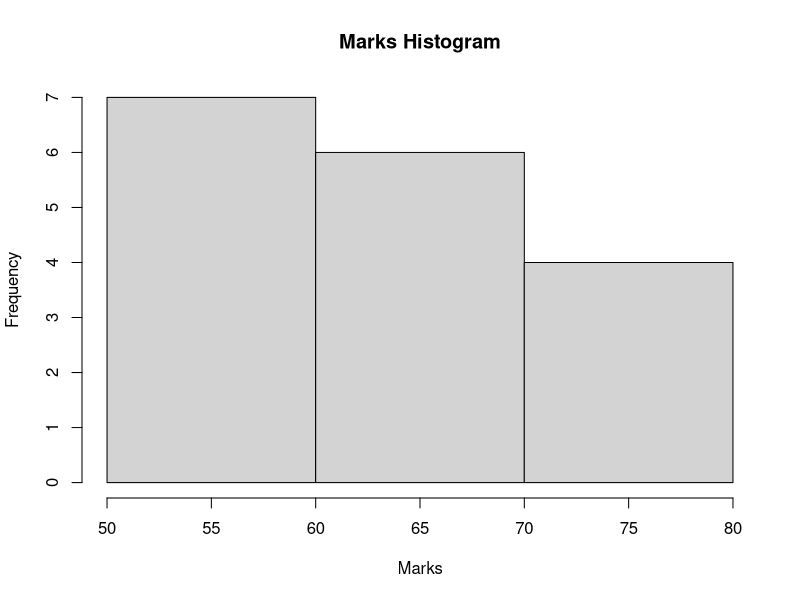

The R source for this figure:
# Marks binning histogram
# Individual R source code for Day 4, Question 8
# Run this file in RStudio.


marks <- c(55,60,71,63,55,65,50,55,58,59,61,63,65,67,71,72,75)
equal_frequency <- split(sort(marks),cut(seq_along(marks),3,labels=FALSE))
equal_width <- split(marks,cut(marks,breaks=3,include.lowest=TRUE))
cat("Equal frequency:\n"); print(equal_frequency)
cat("Equal width:\n"); print(equal_width)
hist(marks,breaks=3,main="Marks Histogram",xlab="Marks")
